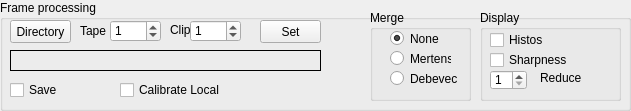
      <widget class="QGroupBox" name="frameProcessingGroupBox">
       <property name="geometry">
        <rect>
         <x>10</x>
         <y>510</y>
         <width>631</width>
         <height>111</height>
        </rect>
       </property>
       <property name="styleSheet">
        <string notr="true">QGroupBox#frameProcessingGroupBox { 
     border: 1px solid black; 
 } </string>
       </property>
       <property name="title">
        <string>Frame processing</string>
       </property>
       <widget class="QCheckBox" name="saveCheckBox">
        <property name="geometry">
         <rect>
          <x>10</x>
          <y>80</y>
          <width>61</width>
          <height>20</height>
         </rect>
        </property>
        <property name="text">
         <string>Save</string>
        </property>
       </widget>
       <widget class="QPushButton" name="chooseDirectoryButton">
        <property name="geometry">
         <rect>
          <x>10</x>
          <y>20</y>
          <width>61</width>
          <height>23</height>
         </rect>
        </property>
        <property name="text">
         <string>Directory</string>
        </property>
       </widget>
       <widget class="QSpinBox" name="tapeBox">
        <property name="geometry">
         <rect>
          <x>110</x>
          <y>20</y>
          <width>51</width>
          <height>22</height>
         </rect>
        </property>
        <property name="maximum">
         <number>99</number>
        </property>
        <property name="singleStep">
         <number>1</number>
        </property>
        <property name="value">
         <number>1</number>
        </property>
       </widget>
       <widget class="QLabel" name="label_27">
        <property name="geometry">
         <rect>
          <x>80</x>
          <y>20</y>
          <width>47</width>
          <height>21</height>
         </rect>
        </property>
        <property name="text">
         <string>Tape</string>
        </property>
       </widget>
       <widget class="QLabel" name="label_28">
        <property name="geometry">
         <rect>
          <x>170</x>
          <y>20</y>
          <width>41</width>
          <height>20</height>
         </rect>
        </property>
        <property name="text">
         <string>Clip</string>
        </property>
       </widget>
       <widget class="QSpinBox" name="clipBox">
        <property name="geometry">
         <rect>
          <x>190</x>
          <y>20</y>
          <width>51</width>
          <height>22</height>
         </rect>
        </property>
        <property name="maximum">
         <number>99</number>
        </property>
        <property name="singleStep">
         <number>1</number>
        </property>
        <property name="value">
         <number>1</number>
        </property>
       </widget>
       <widget class="QLabel" name="directoryDisplay">
        <property name="geometry">
         <rect>
          <x>10</x>
          <y>50</y>
          <width>311</width>
          <height>21</height>
         </rect>
        </property>
        <property name="frameShape">
         <enum>QFrame::Box</enum>
        </property>
        <property name="text">
         <string/>
        </property>
       </widget>
       <widget class="QPushButton" name="setDirectoryButton">
        <property name="geometry">
         <rect>
          <x>260</x>
          <y>20</y>
          <width>61</width>
          <height>23</height>
         </rect>
        </property>
        <property name="text">
         <string>Set</string>
        </property>
       </widget>
       <widget class="QCheckBox" name="calibrateLocalCheckBox">
        <property name="geometry">
         <rect>
          <x>120</x>
          <y>80</y>
          <width>131</width>
          <height>20</height>
         </rect>
        </property>
        <property name="text">
         <string>Calibrate Local</string>
        </property>
       </widget>
       <widget class="QGroupBox" name="groupBox_14">
        <property name="geometry">
         <rect>
          <x>370</x>
          <y>10</y>
          <width>101</width>
          <height>91</height>
         </rect>
        </property>
        <property name="title">
         <string>Merge</string>
        </property>
        <widget class="QRadioButton" name="mergeNoneRadioButton">
         <property name="geometry">
          <rect>
           <x>20</x>
           <y>20</y>
           <width>61</width>
           <height>17</height>
          </rect>
         </property>
         <property name="text">
          <string>None</string>
         </property>
         <property name="checked">
          <bool>true</bool>
         </property>
        </widget>
        <widget class="QRadioButton" name="mergeMertensRadioButton">
         <property name="geometry">
          <rect>
           <x>20</x>
           <y>40</y>
           <width>61</width>
           <height>17</height>
          </rect>
         </property>
         <property name="text">
          <string>Mertens</string>
         </property>
        </widget>
        <widget class="QRadioButton" name="mergeDebevecRadioButton">
         <property name="geometry">
          <rect>
           <x>20</x>
           <y>60</y>
           <width>71</width>
           <height>17</height>
          </rect>
         </property>
         <property name="text">
          <string>Debevec</string>
         </property>
        </widget>
       </widget>
       <widget class="QGroupBox" name="groupBox_12">
        <property name="geometry">
         <rect>
          <x>480</x>
          <y>10</y>
          <width>141</width>
          <height>91</height>
         </rect>
        </property>
        <property name="title">
         <string>Display</string>
        </property>
        <widget class="QCheckBox" name="histosCheckBox">
         <property name="geometry">
          <rect>
           <x>10</x>
           <y>20</y>
           <width>61</width>
           <height>20</height>
          </rect>
         </property>
         <property name="text">
          <string>Histos</string>
         </property>
        </widget>
        <widget class="QCheckBox" name="sharpnessCheckBox">
         <property name="geometry">
          <rect>
           <x>10</x>
           <y>40</y>
           <width>121</width>
           <height>20</height>
          </rect>
         </property>
         <property name="text">
          <string>Sharpness</string>
         </property>
        </widget>
        <widget class="QSpinBox" name="reduceFactorBox">
         <property name="geometry">
          <rect>
           <x>10</x>
           <y>60</y>
           <width>37</width>
           <height>20</height>
          </rect>
         </property>
         <property name="minimum">
          <number>1</number>
         </property>
         <property name="maximum">
          <number>20</number>
         </property>
         <property name="singleStep">
          <number>1</number>
         </property>
         <property name="value">
          <number>1</number>
         </property>
        </widget>
        <widget class="QLabel" name="label_32">
         <property name="geometry">
          <rect>
           <x>60</x>
           <y>60</y>
           <width>61</width>
           <height>16</height>
          </rect>
         </property>
         <property name="text">
          <string>Reduce </string>
         </property>
        </widget>
       </widget>
      </widget>
